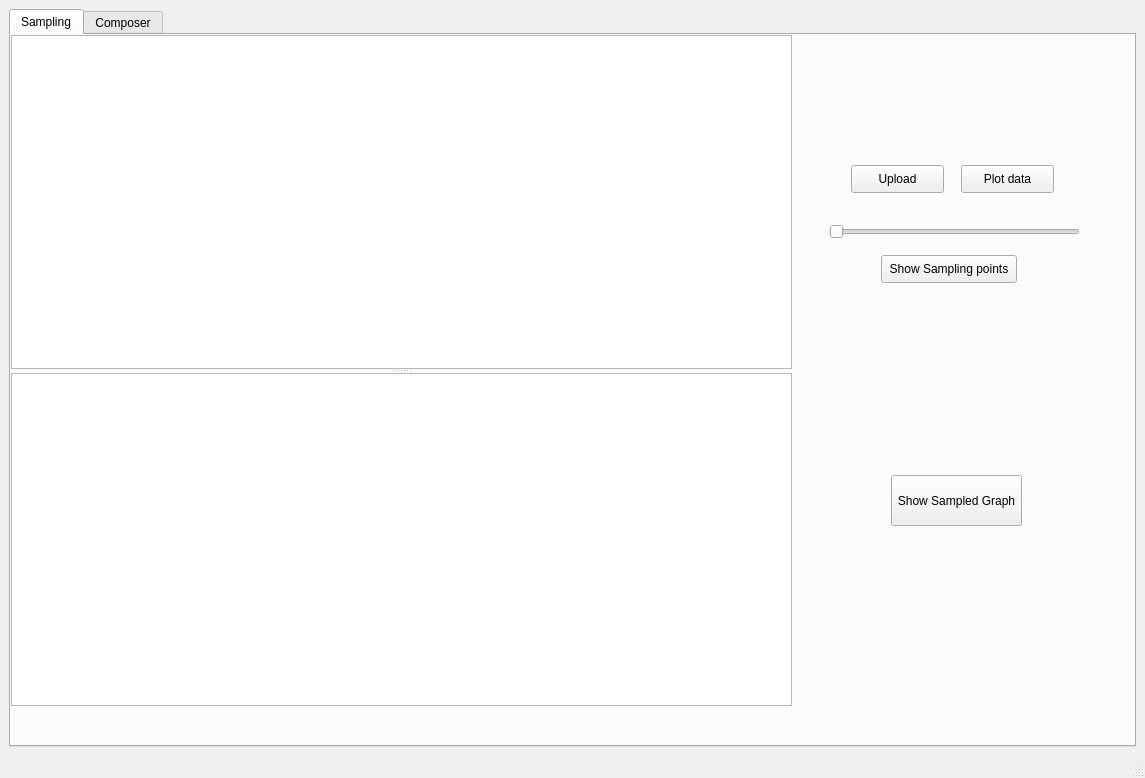
<?xml version="1.0" encoding="UTF-8"?>
<ui version="4.0">
 <class>MainWindow</class>
 <widget class="QMainWindow" name="MainWindow">
  <property name="geometry">
   <rect>
    <x>0</x>
    <y>0</y>
    <width>1145</width>
    <height>778</height>
   </rect>
  </property>
  <property name="windowTitle">
   <string>MainWindow</string>
  </property>
  <widget class="QWidget" name="centralwidget">
   <layout class="QGridLayout" name="gridLayout">
    <item row="1" column="2">
     <widget class="QTabWidget" name="tabWidget">
      <property name="currentIndex">
       <number>0</number>
      </property>
      <widget class="QWidget" name="tab">
       <attribute name="title">
        <string>Sampling</string>
       </attribute>
       <widget class="QPushButton" name="Upload">
        <property name="geometry">
         <rect>
          <x>840</x>
          <y>130</y>
          <width>93</width>
          <height>28</height>
         </rect>
        </property>
        <property name="text">
         <string>Upload</string>
        </property>
       </widget>
       <widget class="QSlider" name="horizontalSlider">
        <property name="geometry">
         <rect>
          <x>818</x>
          <y>186</y>
          <width>251</width>
          <height>22</height>
         </rect>
        </property>
        <property name="maximum">
         <number>100</number>
        </property>
        <property name="orientation">
         <enum>Qt::Horizontal</enum>
        </property>
       </widget>
       <widget class="QPushButton" name="Plotdata">
        <property name="geometry">
         <rect>
          <x>950</x>
          <y>130</y>
          <width>93</width>
          <height>28</height>
         </rect>
        </property>
        <property name="text">
         <string>Plot data</string>
        </property>
       </widget>
       <widget class="QPushButton" name="ShowSampledGraph">
        <property name="geometry">
         <rect>
          <x>880</x>
          <y>440</y>
          <width>131</width>
          <height>51</height>
         </rect>
        </property>
        <property name="text">
         <string>Show Sampled Graph</string>
        </property>
       </widget>
       <widget class="QPushButton" name="SamplingPoints">
        <property name="geometry">
         <rect>
          <x>870</x>
          <y>220</y>
          <width>136</width>
          <height>28</height>
         </rect>
        </property>
        <property name="text">
         <string>Show Sampling points</string>
        </property>
       </widget>
       <widget class="QSplitter" name="splitter">
        <property name="geometry">
         <rect>
          <x>0</x>
          <y>0</y>
          <width>781</width>
          <height>671</height>
         </rect>
        </property>
        <property name="orientation">
         <enum>Qt::Vertical</enum>
        </property>
        <widget class="PlotWidget" name="graph1"/>
        <widget class="PlotWidget" name="graph2"/>
       </widget>
      </widget>
      <widget class="QWidget" name="tab_2">
       <attribute name="title">
        <string>Composer</string>
       </attribute>
      </widget>
     </widget>
    </item>
   </layout>
  </widget>
  <widget class="QMenuBar" name="menubar">
   <property name="geometry">
    <rect>
     <x>0</x>
     <y>0</y>
     <width>1145</width>
     <height>26</height>
    </rect>
   </property>
  </widget>
  <widget class="QStatusBar" name="statusbar"/>
 </widget>
 <customwidgets>
  <customwidget>
   <class>PlotWidget</class>
   <extends>QGraphicsView</extends>
   <header location="global">pyqtgraph</header>
  </customwidget>
 </customwidgets>
 <resources/>
 <connections/>
</ui>
